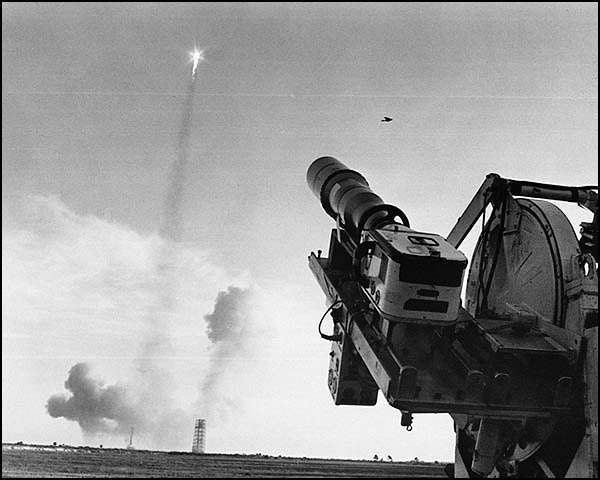
#> input picture module1_getting_started_with_images/module01/Apollo-8-Launch.jpg, 600 x 480 px
$ jupyter execute annotating_images.ipynb
#> lines starting #> are read from the running program, lines starting #| are printed output that depends on the picture; after the words box and inside, x2 and y2 are one past the last pixel; in counts of white or black regions, pixels touching at a corner belong together
# Annotating Images

In this notebook we will demonstrate how to annotate images using OpenCV. We will learn how to perform the following annotations to images.

+ Draw lines
+ Draw circles
+ Draw rectangles
+ Add text

These are useful when you want to annotate your results for presentations or show a demo of your application. Annotations can also be useful during development and debugging. Videos can also be annotated as we will see in future modules.

[cell 1]
import cv2
import numpy as np
import matplotlib.pyplot as plt
plt.rcParams["image.cmap"] = "gray"

### Read Grayscale Image as "Color"

[cell 2]
# Read the image.
image = cv2.imread("../module01/Apollo-8-Launch.jpg", cv2.IMREAD_COLOR)
#> image is the input picture: shape (480, 600, 3); min 0, max 255, mean 151.3

# Display the original image.
plt.figure(figsize=(7, 7))
plt.imshow(image)
print(image.shape)
#| (480, 600, 3)

[cell 3]
# Define colors for annotations.
yellow = (0, 255, 255)
red = (0, 0, 255)
magenta = (255, 0, 255)
green = (0, 255, 0)

### Drawing a Line

The **line()** function in OpenCV is used to draw lines on images.

This fuction has four required arguments:

1. img: The image we want to annotate
2. pt1: Starting point for the line in pixel coordinates on the image
3. pt2: Ending point for the line in pixel coordinates on the image
4. color: The color for the line

All these annotations functions require the specification of coordinates in a XY format, unlike the convention for indexing NumPy arrays with the Y coordinate first and then the X coordinate, these particular functions require X first and then Y.

[cell 4]
# Make a copy of the original image.
image_line = image.copy()

# Draw a yellow line (using: cv2.Line_8)
image_line = cv2.line(image_line, (0, 455), (450, 465), yellow, thickness=3, lineType=cv2.LINE_8)
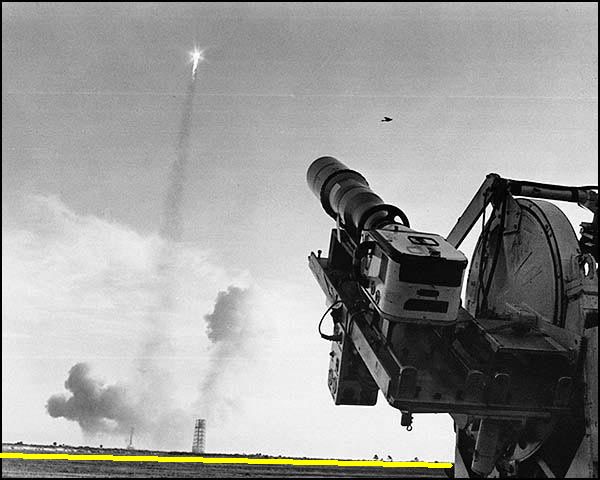
#> image_line: shape (480, 600, 3); 0.78% of pixels changed, all inside (x1, y1, x2, y2) = (0, 453, 453, 468)

# Display the annotated image.
plt.figure(figsize=(10, 10))
plt.imshow(image_line[:, :, ::-1]);

[cell 5]
# Make a copy of the original image.
image_line_aa = image.copy()

# Draw a yellow line (using: cv2.LINE_AA)
image_line_aa = cv2.line(image_line_aa, (0, 455), (450, 465), yellow, thickness=3, lineType=cv2.LINE_AA)
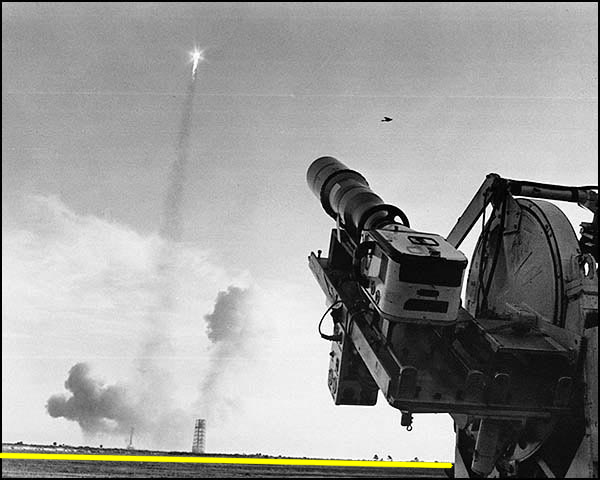
#> image_line_aa: shape (480, 600, 3); 1.1% of pixels changed, all inside (x1, y1, x2, y2) = (0, 452, 454, 469)

# Display the annotated image.
plt.figure(figsize=(10, 10))
plt.imshow(image_line_aa[:, :, ::-1]);

### Drawing a Circle

The **circle()** fuction in OpenCV is used to draw circles on images.

The required arguments are:

1. img: The image we want annotate
2. center: The coordinates for the center of the circle
3. radius: The radius of the circle in pixels
4. color: The color for the circle

[cell 6]
# Make a copy of the original iamge.
image_circle = image.copy()

# Draw a red circle.
image_circle = cv2.circle(image_circle, (195, 55), 20, red, thickness=2, lineType=cv2.LINE_AA)
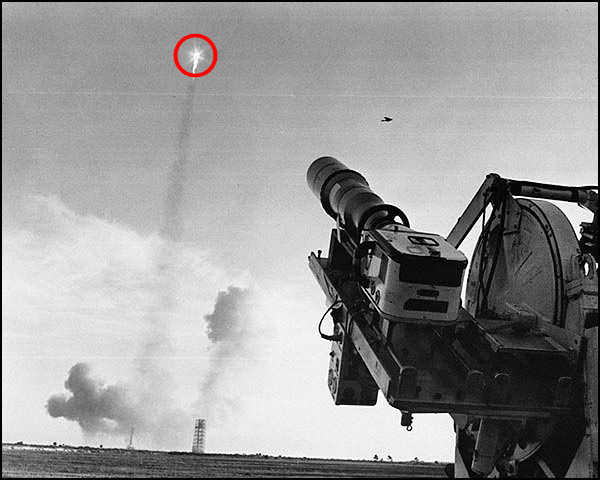
#> image_circle: shape (480, 600, 3); 0.23% of pixels changed, all inside (x1, y1, x2, y2) = (172, 33, 219, 78)

# Display the annotated image.
plt.figure(figsize=(8, 8))
plt.imshow(image_circle[:, :, ::-1]);

### Drawing a rectangle

The **rectangle()** function in OpenCV is used to draw rectangles on images.

The required arguments are:

1. img: The image we want to annotate
2. pt1: Upper left portion of the rectangle
3. pt2: Lower right portion of the rectangle

[cell 7]
# Make a copy of the original image.
image_rectangle = image.copy()

# Draw a magenta rectangle.
image_rectangle = cv2.rectangle(image_rectangle, (300, 150), (480, 420), magenta, thickness=2, lineType=cv2.LINE_8)
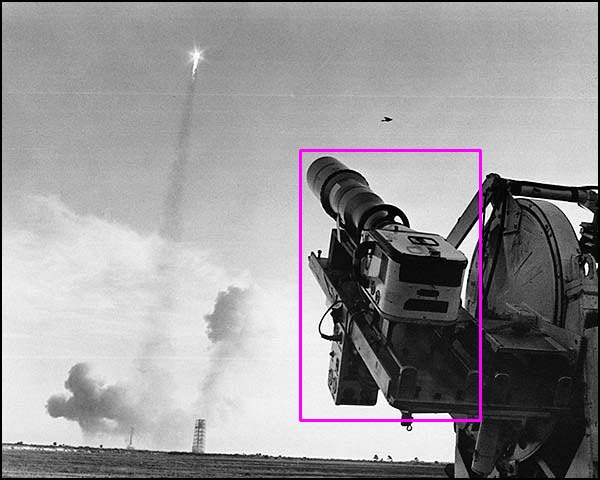
#> image_rectangle: shape (480, 600, 3); 0.94% of pixels changed, all inside (x1, y1, x2, y2) = (299, 149, 482, 422)

# Display the annotated image.
plt.figure(figsize=(8, 8))
plt.imshow(image_rectangle[:, :, ::-1]);

### Adding Text

The **putText()** function in OpenCV is used to add text to images.

The require arguments are:

1. img: The image we want put the text
2. text: The text string that we want put on the image
3. org: Coordinates for the origin of the bottom left hand corner of the text string

[cell 8]
# Make a copy of the original image.
image_text = image.copy()

# Add text to teh image.
text = "Apollo 8 Saturn V Launch, 21 Dec 1968"
font_face = cv2.FONT_HERSHEY_SIMPLEX
font_scale = 0.8
font_color = green
font_thickness = 1

image_text = cv2.putText(image_text, text, (45, 30), font_face, font_scale, font_color, font_thickness, cv2.LINE_AA)
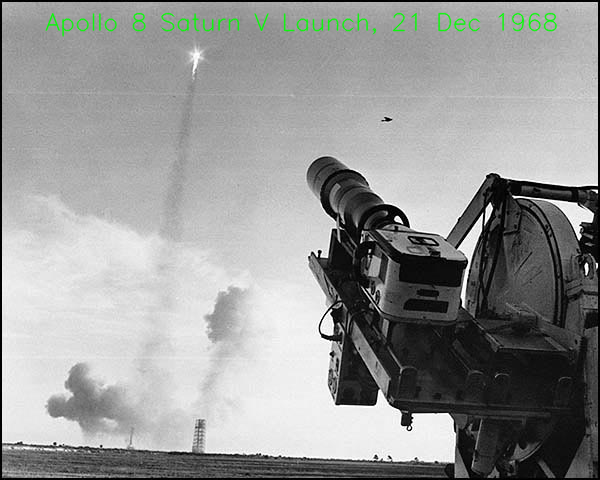
#> image_text: shape (480, 600, 3); 1.03% of pixels changed, all inside (x1, y1, x2, y2) = (45, 12, 558, 37)

# Display the annotated image.
plt.figure(figsize=(10, 10))
plt.imshow(image_text[:, :, ::-1]);

### Exercice

[cell 9]
# Read in the image ('Apollo-11-Launch.jpg')
rocket_image = cv2.imread("../module01/Apollo-11-launch.jpg", cv2.IMREAD_COLOR)
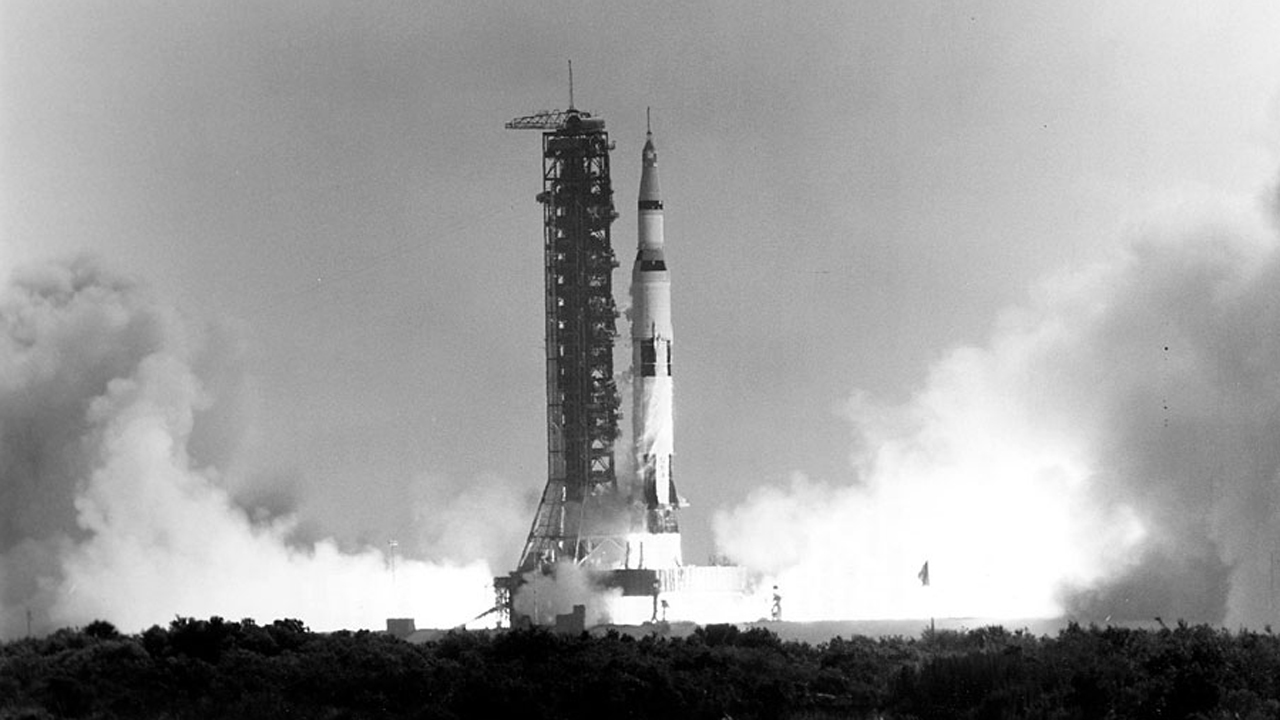
#> input picture module1_getting_started_with_images/module01/Apollo-11-launch.jpg, 1280 x 720 px
#> rocket_image is the input picture: shape (720, 1280, 3); min 0, max 255, mean 156.2
# Add the following text to the dark area at the bottom of the image (centered on the image):
text = 'Apollo 11 Saturn V Launch, July 16, 1969'
font_face = cv2.FONT_HERSHEY_PLAIN

# YOUR CODE HERE: use putText()
rocket_image = cv2.putText(rocket_image, text, (200, 700), font_face, 2.3, font_color, font_thickness, cv2.LINE_AA)
# Draw a magenta rectangle that encompasses the launch tower and the rocket.
rect_color = magenta
rocket_image = cv2.rectangle(rocket_image, (500, 100), (700, 600), rect_color, thickness=4, lineType=cv2.LINE_8)
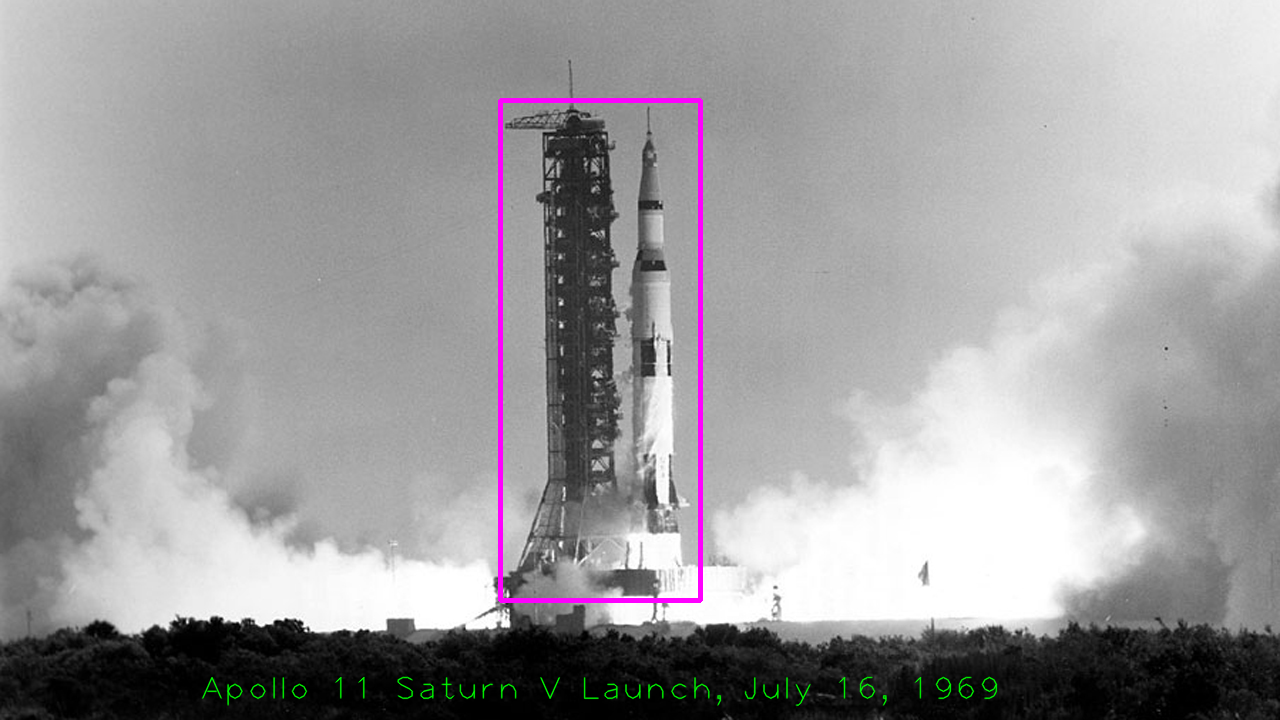
#> rocket_image: shape (720, 1280, 3); mean B, G, R 156.9, 155.4, 156.9

plt.figure(figsize=(12, 12))

# Display the final annotated image.
plt.imshow(rocket_image[:, :, ::-1]);
